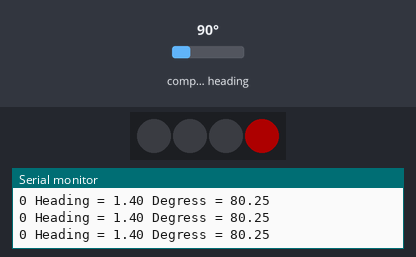
Simulated run of this sketch. Board: Arduino Uno, built with avr-gcc and run on an emulated ATmega328P. Shown: 4 RGB LEDs in strip order, left to right, the last lines printed to the serial monitor. The test bench sets the inputs (shaded band); at power-on: compass heading 90°. Dim RGB values are drawn brighter than linear.

Above: at 1.2 s.
1.3 s: compass heading set to 7°
At 2.1 s:
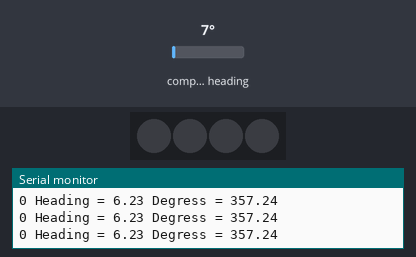
2.8 s: compass heading set to 180°
At 3.6 s:
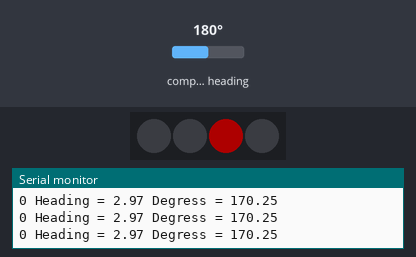
4.3 s: compass heading set to 269°
At 4.9 s:
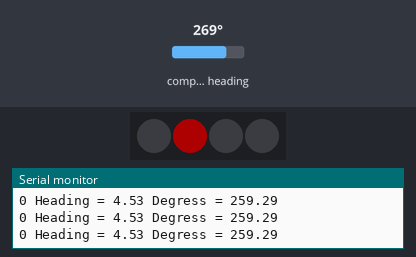
Timing chart, 0 to 7.3 s (numbered marks = the images above; inputs shaded):
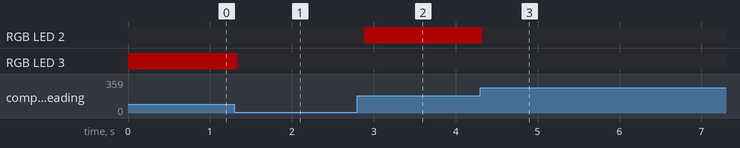

Measured:
- after the input at 1.3 s, RGB LED 3: RGB(50, 0, 0) → off at once
- after the input at 2.8 s, RGB LED 2: off → RGB(50, 0, 0) after 0.08 s
- after the input at 4.3 s, RGB LED 2: RGB(50, 0, 0) → off at once

The sketch:

led_compass.ino
```cpp
/*
  HMC5883L Triple Axis Digital Compass. Compass Example.
  Read more: http://www.jarzebski.pl/arduino/czujniki-i-sensory/3-osiowy-magnetometr-hmc5883l.html
  GIT: https://github.com/jarzebski/Arduino-HMC5883L
  Web: http://www.jarzebski.pl
  (c) 2014 by Korneliusz Jarzebski
*/

#include <Wire.h>
#include "FastLED.h"
#include <HMC5883L.h>

// make definitions
#define NUM_LEDS 4                      // # of LEDS on led strip
#define LED_TYPE WS2812B
#define DATA_PIN_LED 3                  // Pin 3 connected to LED strip

CRGB leds[NUM_LEDS];                    // initialize an LED array

HMC5883L compass;
int fixedHeadingDegrees;                // used to store heading value

void setup()
{
  Serial.begin(9600);
  FastLED.addLeds<LED_TYPE, DATA_PIN_LED, GRB>(leds, NUM_LEDS);

  // Initialize Initialize HMC5883L
  Serial.println("Initialize HMC5883L");
  while (!compass.begin())
  {
    Serial.println("Could not find a valid HMC5883L sensor, check wiring!");
    delay(500);
  }

  // Set measurement range
  compass.setRange(HMC5883L_RANGE_1_3GA);

  // Set measurement mode
  compass.setMeasurementMode(HMC5883L_CONTINOUS);

  // Set data rate
  compass.setDataRate(HMC5883L_DATARATE_30HZ);

  // Set number of samples averaged
  compass.setSamples(HMC5883L_SAMPLES_8);

  // Set calibration offset. See HMC5883L_calibration.ino
  compass.setOffset(0, 0);
}

void loop()
{
  Vector norm = compass.readNormalize();

  // Calculate heading
  float heading = atan2(norm.YAxis, norm.XAxis);

  // Set declination angle on your location and fix heading
  // You can find your declination on: http://magnetic-declination.com/
  // (+) Positive or (-) for negative
  // For Mississauga, ON / Canada declination angle is -10'15W (negative)
  // Formula: (deg + (min / 60.0)) / (180 / M_PI);
  float declinationAngle = (10.0 - (15.0 / 60.0)) / (180 / M_PI);
  heading -= declinationAngle;

  // Correct for heading < 0deg and heading > 360deg
  if (heading < 0)
  {
    heading += 2 * PI;
  }

  if (heading > 2 * PI)
  {
    heading -= 2 * PI;
  }

  // Convert to degrees
  float headingDegrees = heading * 180/M_PI;

  // fix rotation speed of HC5883L module
  if (headingDegrees >= 1 && headingDegrees < 240) {
    fixedHeadingDegrees = map(headingDegrees*100, 0, 239*100, 0, 179*100) / 100.00;
  }
  else {
    if (headingDegrees > 240) {
      fixedHeadingDegrees = map(headingDegrees*100, 240*100, 360*100, 180*100, 360*100) / 100.00;
    }
  }

  int headValue = fixedHeadingDegrees / 71;
  int ledtoHeading = map(headValue, 0, 3, 3, 0);

  // clear the LED strip
  FastLED.clear();

  leds[ledtoHeading] = CRGB::Red;
  Serial.print(leds[ledtoHeading]);

  FastLED.setBrightness(50);
  FastLED.show();

  // Output
  Serial.print(" Heading = ");
  Serial.print(heading);
  Serial.print(" Degress = ");
  Serial.print(headingDegrees);
  Serial.println();

  delay(100);
}
```
